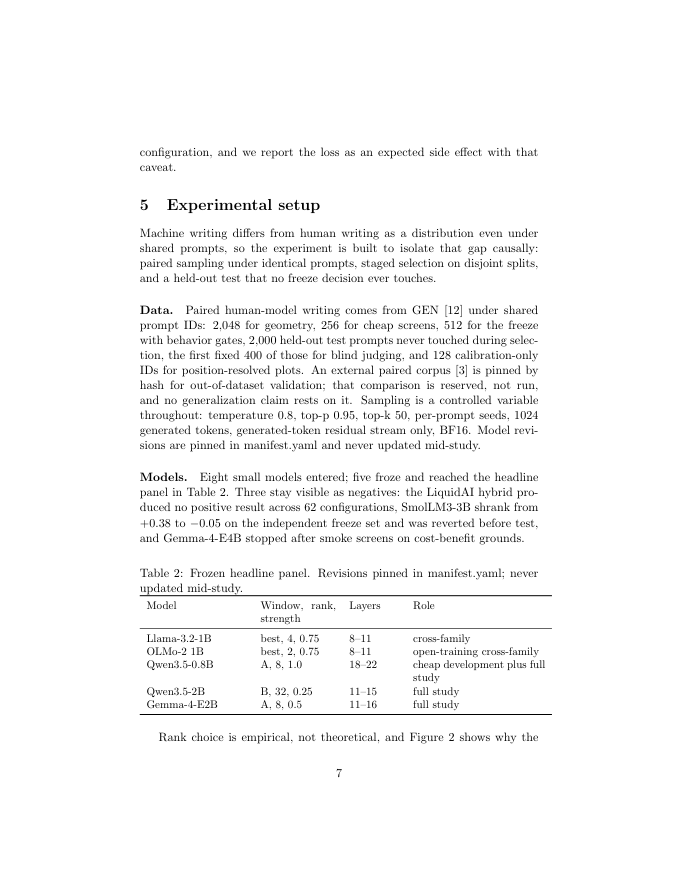

This chart was generated by the following Python code:
import fitz
d = fitz.open("paper/main.pdf")
for i, p in enumerate(d):
    t = p.get_text()
    if "Every freeze in the" in t or "Rank choice is empirical" in t:
        pix = p.get_pixmap(dpi=80)
        pix.save("repro/shot_figs.png")
        print("figs-page", i)
        break
